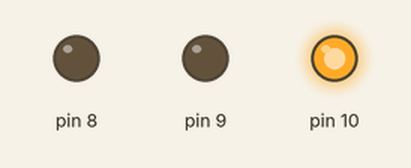
Bench run of a sketch on a simulated Arduino Uno, built with avr-gcc and run on an emulated ATmega328P. Parts: output pins drawn as LEDs (lit = HIGH).

Above: at 1.0 s.
At 2.5 s:
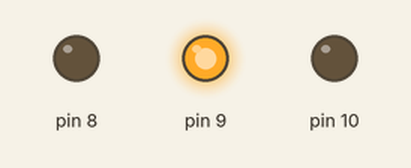
At 4.0 s:
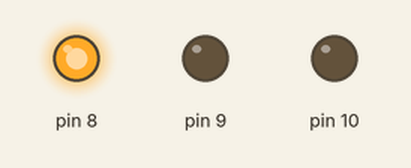
Timing chart, 0 to 6.5 s (numbered marks = the images above):
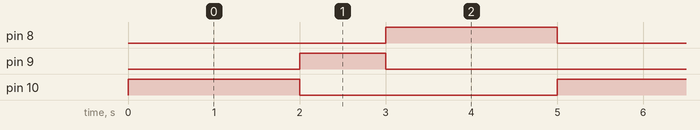

Measured:
- by itself, pin 8, pin 10: alternates HIGH for 2.0 s and LOW for 3.0 s
- by itself, pin 9: alternates HIGH for 1.0 s and LOW for 4.0 s
- by itself, everything shown: repeats every 5.0 s, in 3 steps

The sketch:

Sem_foro_EDA.ino
```cpp
void setup() {
  // put your setup code here, to run once:
  pinMode(8, OUTPUT);
  pinMode(9, OUTPUT);
  pinMode(10, OUTPUT);
}

void loop() {
  // put your main code here, to run repeatedly:
  digitalWrite(10, HIGH);
  digitalWrite(9, LOW);
  digitalWrite(8, LOW);
  delay(2000);
  digitalWrite(10, LOW);
  digitalWrite(9, HIGH);
  digitalWrite(8, LOW);
  delay(1000);
  digitalWrite(10, LOW);
  digitalWrite(9, LOW);
  digitalWrite(8, HIGH);
  delay(2000);
}
```
